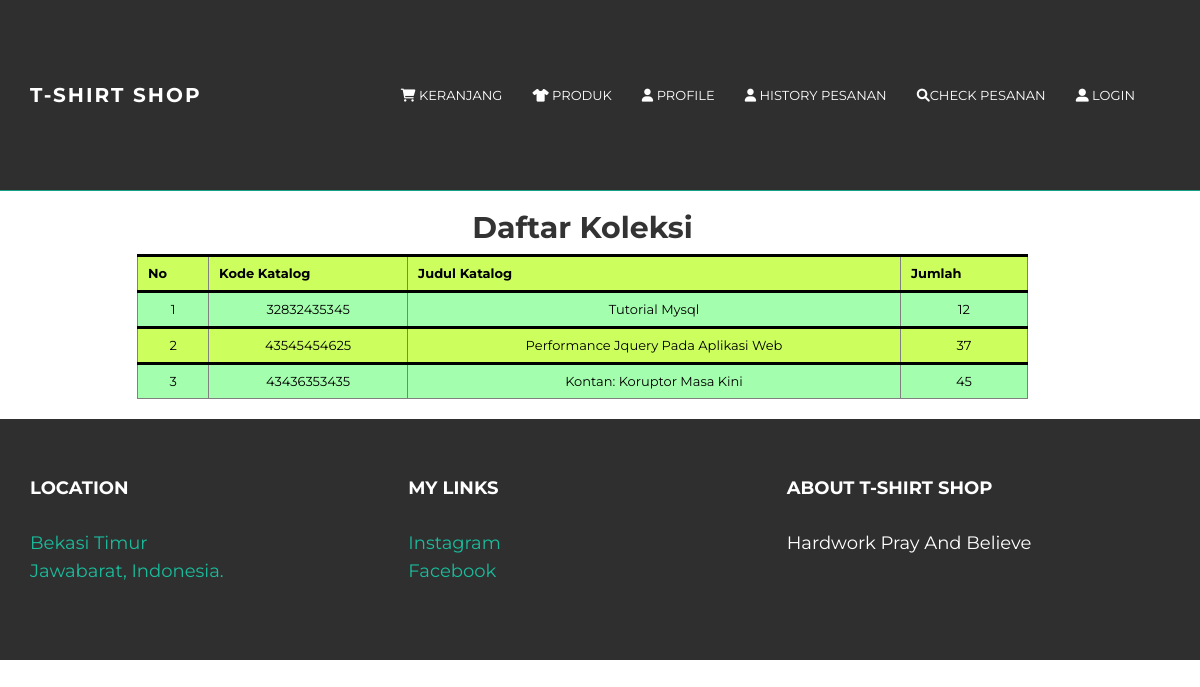
/daftarkoleksi.php, run on the app's committed database.
### tables this page shows
CREATE TABLE IF NOT EXISTS `daftarkoleksi` (
  `id` int NOT NULL AUTO_INCREMENT,
  `kodekatalog` varchar(20) NOT NULL,
  `judulkatalog` varchar(50) NOT NULL,
  `jumlah` int NOT NULL,
  PRIMARY KEY (`id`)
);

### daftarkoleksi.php (the view)
<?php include 'koneksi.php' ;
$sql='SELECT * FROM daftarkoleksi';
$result = mysqli_query($conn,$sql);
?>
<?php include 'views/blog/header.php'; ?>
<div class="about">
		<div class="container">
			<div class="text-center">
				<h2>Daftar Koleksi</h2>
				<div class="col-md-10 col-md-offset-1">
			<table border="1" align='center' class = "table table-striped"  >
				<tr>
					 <th>No</th>
					 <th>Kode Katalog</th>
					 <th>Judul Katalog</th>
					 <th>Jumlah</th>
					 </tr>
					 	<?php  while ($row = $result->fetch_assoc()) { ?>
					 <tr>
					 	<td><?=$row['id']?></td>
					 	<td><?=$row['kodekatalog']?></td>
					 	<td><?=$row['judulkatalog']?></td>
					 	<td><?=$row['jumlah']?></td>
					 </tr>
					 <?php } ?>
			</table>
				</div>
			</div>
		</div>
	</div>
<?php include 'views/blog/footer.php'; ?>

### assets/blog/css/main.css (style rules this page uses)
body { background-color: #ffffff; font-family: 'Montserrat', sans-serif; font-weight: 400; font-size: 13px; color: #000000; -webkit-font-smoothing: antialiased; -webkit-overflow-scrolling: touch; }
h1, h2, h3, h4, h5, h6 { font-family: 'Montserrat', sans-serif; font-weight: 700; color: #333; }

### data on the page
daftarkoleksi: id "1", kodekatalog "32832435345", judulkatalog "Tutorial Mysql", jumlah "12"
daftarkoleksi: id "2", kodekatalog "43545454625", judulkatalog "Performance Jquery Pada Aplikasi Web", jumlah "37"
daftarkoleksi: id "3", kodekatalog "43436353435", judulkatalog "Kontan: Koruptor Masa Kini", jumlah "45"
